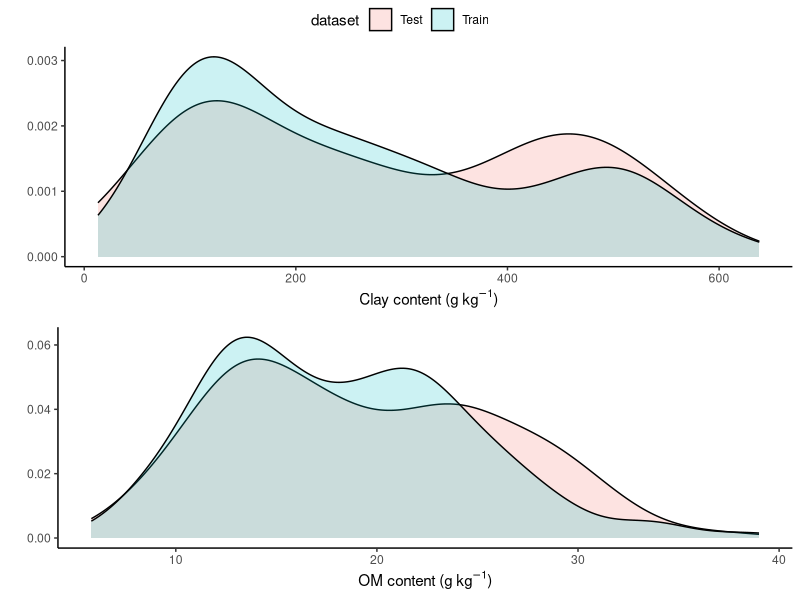

This figure's R source:
## Load libraries
library(reshape)
require(ggplot2)
require(ggpubr)

## Set working directory , list files and load dataset
setwd("C:/Users/FREY/Documents")
list.files()

dados  <- read.csv("dataset.csv", sep = ";")[,-1:-2]


# Select randomly 30% of the dataset and split in training and validation
val_rows <- sample(nrow(dados), 116)

dat_train <- dados[-val_rows,]
dat_test <- dados[val_rows,]


## Separate clay 
clay.train <- as.data.frame(dat_train$Clay.gkg)
clay.test <- as.data.frame(dat_test$Clay.gkg)

clay.train$name <- "Train"
colnames(clay.train) <- c("Clay", "dataset")

clay.test$name <- "Test"
colnames(clay.test) <- c("Clay", "dataset")

clays <- rbind(clay.train, clay.test)

## Separate OM
OM.train <- as.data.frame(dat_train$OM.gkg)
OM.test <- as.data.frame(dat_test$OM.gkg)

OM.train$name <- "Train"
colnames(OM.train) <- c("OM", "dataset")

OM.test$name <- "Test"
colnames(OM.test) <- c("OM", "dataset")

OMs <- rbind(OM.train, OM.test)


p1 <- ggplot(clays, aes(Clay, fill = dataset)) + geom_density(alpha = 0.2) + 
  xlab(expression(paste("Clay content (g ", kg^-1, ")"))) + ylab("") + theme_classic()

p2 <- ggplot(OMs, aes(OM, fill = dataset)) + geom_density(alpha = 0.2) + 
  xlab(expression(paste("OM content (g ", kg^-1, ")"))) + ylab("") + theme_classic()


## Arrange the graph in a 1*2 scheme (column * row) and save
tiff("density_plot.tif", width = 4400, height = 2500, res = 300)
ggarrange(p1, p2, ncol=1, nrow=2, common.legend = TRUE)
dev.off()
